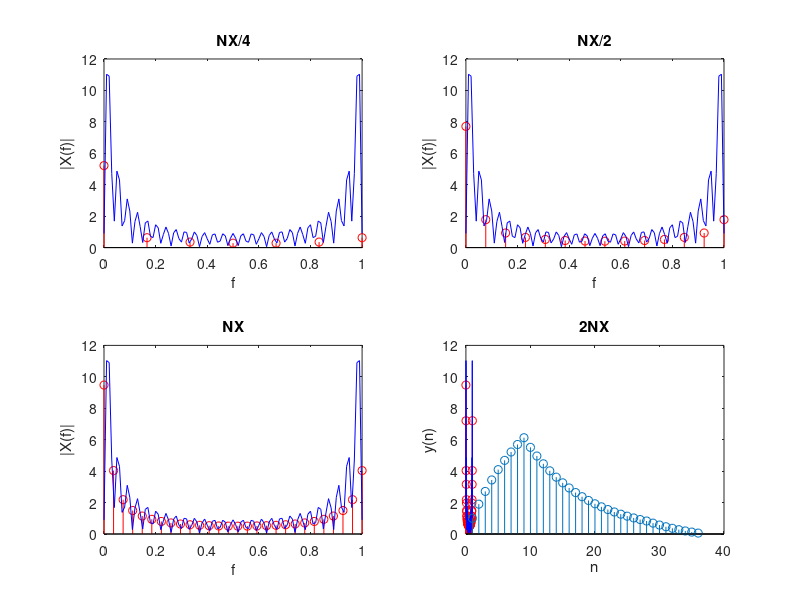
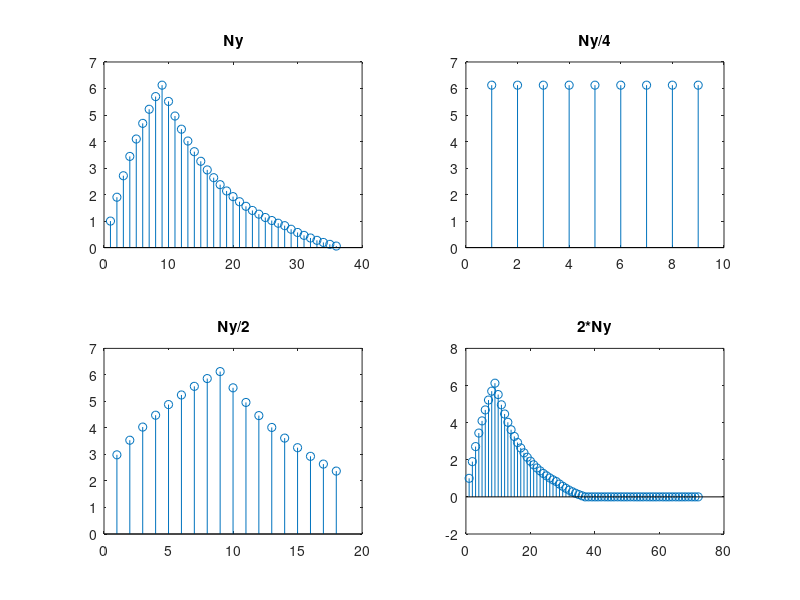
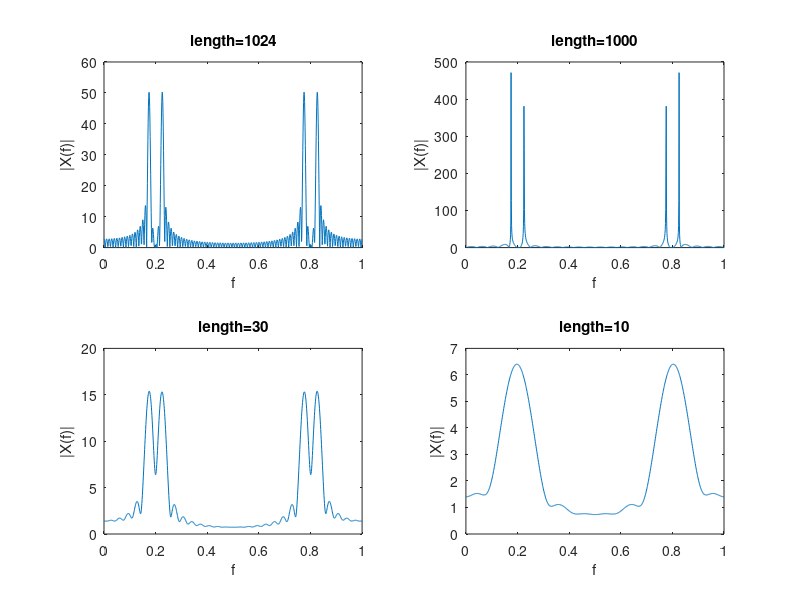
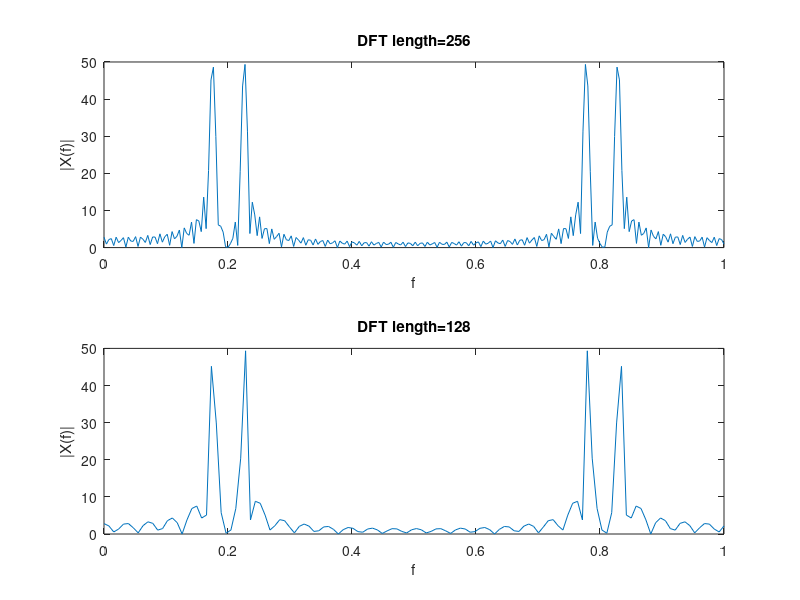

MATLAB code to generate these figures, in order:
%% Problem 1
% a)

f=0:0.01:1;
Nx=28;
numerator=0.9.*exp(-j*2*pi*f).*(1-0.9*exp(-(Nx-1)*j*2*pi*f));
denominator=1-0.9.*exp(-j*2*pi*f);
X=numerator./denominator;

plot(f, abs(X));
title('Magnitude response');
xlabel('f');
ylabel('|X(f)|');

%%
% b)

n=0:1:Nx-1;

x=0.9.^n;
N1=Nx/4;
N2=Nx/2;
N3=Nx;
N4=2*Nx;

X1=fft(x, N1);
X2=fft(x, N2);
X3=fft(x, N3);
X4=fft(x, N4);


%%
% d)
f1=linspace(0, 1, length(X1));
f2=linspace(0, 1, length(X2));
f3=linspace(0, 1, length(X3));
f4=linspace(0, 1, length(X4));

figure(1)
subplot(2,2,1);
stem(f1, abs(X1), 'r');
hold on;
plot(f, abs(X), 'b');
title('NX/4')
xlabel('f');
ylabel('|X(f)|');


subplot(2,2,2);
stem(f2, abs(X2), 'r');
hold on;
plot(f, abs(X), 'b');
title('NX/2')
xlabel('f');
ylabel('|X(f)|');

subplot(2,2,3);
stem(f3, abs(X3), 'r');
hold on;
plot(f, abs(X), 'b');
title('NX')
xlabel('f');
ylabel('|X(f)|');

subplot(2,2,4);
stem(f4, abs(X4), 'r'); 
hold on;
plot(f, abs(X), 'b');
title('2NX')
xlabel('f');
ylabel('|X(f)|');


% e)

% The values are nomalized to a period within the range of [0, 0.5], so that
% the signal can be repeated as long as the values within that range are
% known

%% Problem 2
% a)
Nx=28;
n1=0:1:Nx-1;
Nh=9;
n2=0:1:Nh-1;
h=ones(1, length(n2));
x=0.9.^n1;



y=conv(x, h);

stem(y);
xlabel('n');
ylabel('y(n)');

%%
% Ny=Nx+Nh-1=36
length(y);

%%
% Since they are the same, the theory checks out

%%
% b)
N=Nx+Nh-1;
N1=N/4;
N2=N/2;
N3=2*N;

H=fft(h, N); X=fft(x, N); Y=H.*X;
H1=fft(h, N1); X1=fft(x, N1); Y1=H1.*X1;
H2=fft(h, N2); X2=fft(x, N2); Y2=H2.*X2;
H3=fft(h, N3); X3=fft(x, N3); Y3=H3.*X3;

y=ifft(Y); y1=ifft(Y1); y2=ifft(Y2); y3=ifft(Y3);
figure(2)
subplot(2,2,1);
stem(y);
title('Ny');

subplot(2,2,2);
stem(y1);
title('Ny/4');

subplot(2,2,3);
stem(y2);
title('Ny/2');

subplot(2,2,4);
stem(y3);
title('2*Ny');


%% Problem 3

% b)
N1=1024;

f1=7/40;
f2=9/40;
n1=0:99;
n2=0:999;
n3=0:29;
n4=0:9;

x1=sin(2*pi*f1*n1)+sin(2*pi*f2*n1);
x2=sin(2*pi*f1*n2)+sin(2*pi*f2*n2);
x3=sin(2*pi*f1*n3)+sin(2*pi*f2*n3);
x4=sin(2*pi*f1*n4)+sin(2*pi*f2*n4);

Y1=fft(x1, N1);
Y2=fft(x2, N1);
Y3=fft(x3, N1);
Y4=fft(x4, N1);

f1=linspace(0, 1, length(Y1));
f2=linspace(0, 1, length(Y2));
f3=linspace(0, 1, length(Y3));
f4=linspace(0, 1, length(Y4));

figure(3)
subplot(2, 2, 1);
plot(f1, abs(Y1));
title('length=1024');
xlabel('f');
ylabel('|X(f)|');

subplot(2,2,2);
plot(f2, abs(Y2));
title('length=1000');
xlabel('f');
ylabel('|X(f)|');

subplot(2, 2, 3);
plot(f3, abs(Y3));
title('length=30');
xlabel('f');
ylabel('|X(f)|');

subplot(2,2,4);
plot(f4, abs(Y4));
title('length=10');
xlabel('f');
ylabel('|X(f)|');

%%
% The smaller length between samples, the more accurate/narrow dft/fft

% c)
n=0:99;

f1=7/40;
f2=9/40;

N1=256;
N2=128;

x=sin(2*pi*f1*n)+sin(2*pi*f2*n);

Y1=fft(x, N1);
Y2=fft(x, N2);
Y3=fft(x, N3);
Y4=fft(x, N4);

f1=linspace(0, 1, length(Y1));
f2=linspace(0, 1, length(Y2));

figure(4)
subplot(2, 1, 1);
plot(f1, abs(Y1));
title('DFT length=256');
xlabel('f');
ylabel('|X(f)|');

subplot(2,1,2);
plot(f2, abs(Y2));
title('DFT length=128');
xlabel('f');
ylabel('|X(f)|');

%%
% The higher the DFT length, the narrower amplitude response. I assume 128
% and 256 are used as DFT lenghts because the fft is most effective with
% multiples of 2.